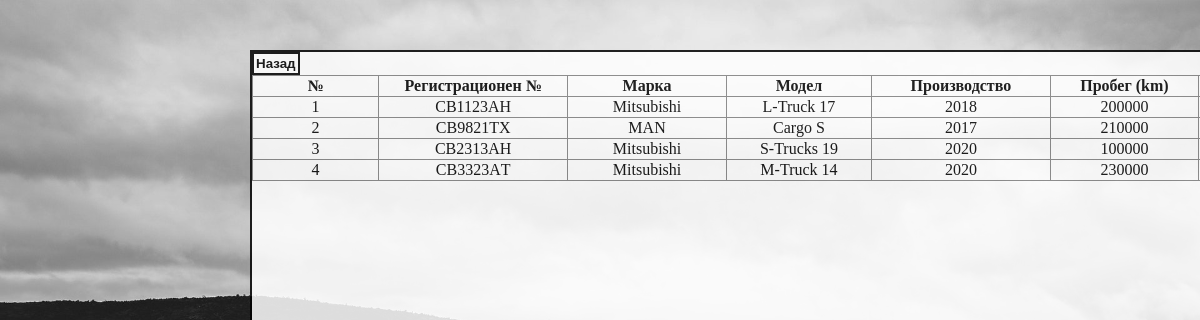
The app's page /vehicles_show.php with its own data.
### tables this page shows
CREATE TABLE `vehicles` (
  `vehicle_id` int(11) NOT NULL,
  `reg` varchar(50) NOT NULL,
  `brand` varchar(50) NOT NULL,
  `model` varchar(50) NOT NULL,
  `prod` int(11) NOT NULL,
  `mileage` varchar(50) NOT NULL
);

### vehicles_show.php (the view, shortened to what this page needs)
<html>
<div><input class="button" type="button" onclick="window.location.replace('vehicles.php')" value="Назад" /><br>
</html>
<?php
include 'db_connection.php';
$sqlQuery = 'SELECT * FROM vehicles';
$result = mysqli_query($link, $sqlQuery) or die(mysqli_error($link));
if ($result) {
	$b = "style='border:1px solid  gray; border-collapse:collapse; text-align:center'";
	echo "<table $b><tr $b><th $b>№</th><th $b>Регистрационен №</th><th $b>Марка</th><th $b>Модел</th><th $b>Производство</th><th $b>Пробег (km)</th><th $b></th></tr>";
	while ($row = mysqli_fetch_array($result)) {
		echo "<tr $b>";
		echo "<td $b>" . $row['vehicle_id'] . "</td>";
		echo "<td $b>" . $row['reg'] . "</td>";
		echo "<td $b>" . $row['brand'] . "</td>";
		echo "<td $b>" . $row['model'] . "</td>";
		echo "<td $b>" . $row['prod'] . "</td>";
		echo "<td $b>" . $row['mileage'] . "</td>";
		echo "</tr>";
	}
	echo "</table>";
}

### vehicles_show.php (style rules this page uses)
html { background-image: url("trucks.jpg"); background-size: 100%; }
td { width: 300px; text-align: center; }
.button { border: 2px solid black; padding: 2px; background-color: white; color: black; font-weight: bold; }

### records on screen
vehicles: vehicle_id "1", reg "СВ1123AH", brand "Mitsubishi", model "L-Truck 17", prod "2018", mileage "200000"
vehicles: vehicle_id "2", reg "СВ9821ТХ", brand "MAN", model "Cargo S", prod "2017", mileage "210000"
vehicles: vehicle_id "3", reg "СВ2313AH", brand "Mitsubishi", model "S-Trucks 19", prod "2020", mileage "100000"
vehicles: vehicle_id "4", reg "СВ3323AТ", brand "Mitsubishi", model "M-Truck 14", prod "2020", mileage "230000"
